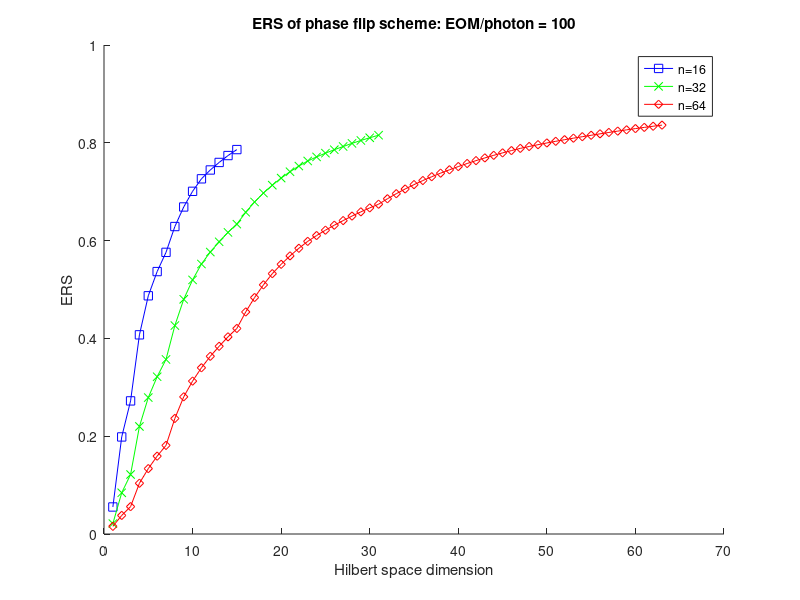
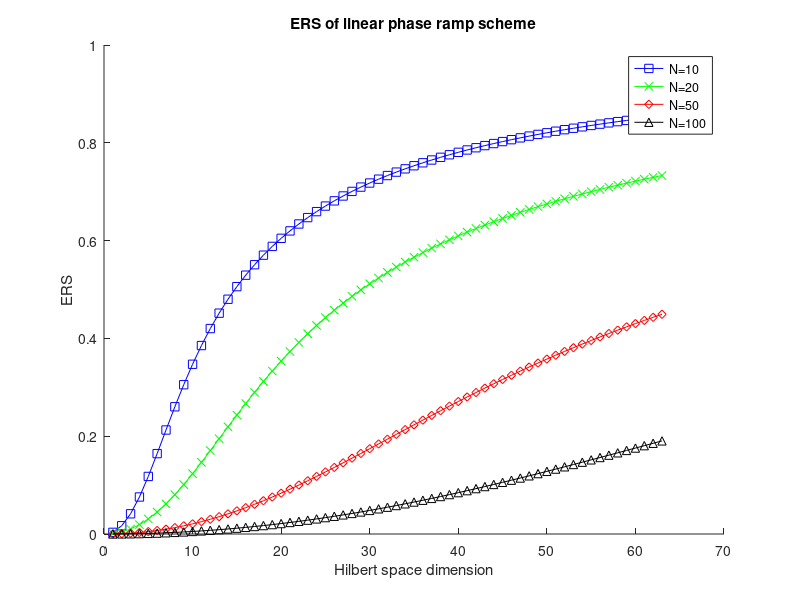
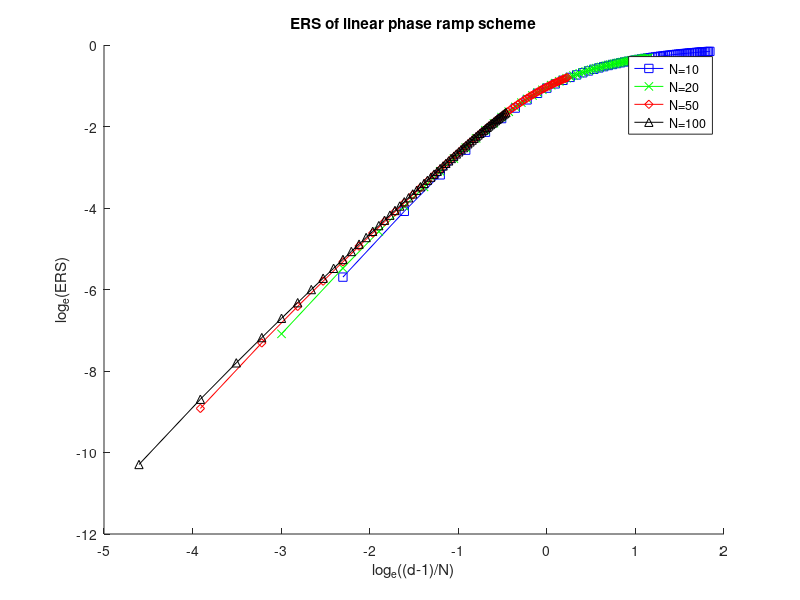
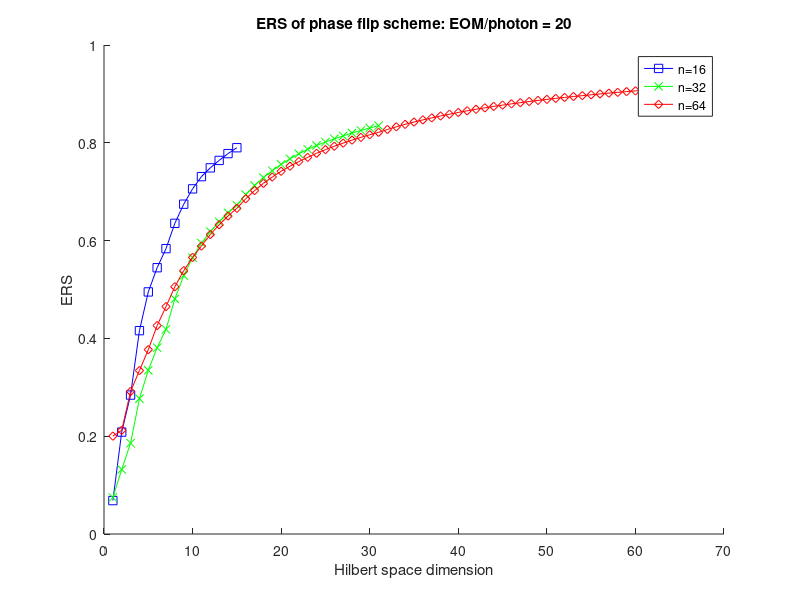

Recreate these plots in MATLAB, in order.
close all;
clear;
load('BER_20120925.mat');
figure(1);
hold on;
plot(err_pf_d16e1,'bs-');
plot(err_pf_d32e1,'gx-');
plot(err_pf_d64e1,'rd-');
hold off;
legend('n=16','n=32','n=64');
xlabel('Hilbert space dimension');ylabel('ERS');title('ERS of phase flip scheme: EOM/photon = 100')
figure(4);
hold on;
plot(err_pf_d16e5,'bs-');
plot(err_pf_d32e5,'gx-');
plot(err_pf_d64e5,'rd-');
hold off;
legend('n=16','n=32','n=64');
xlabel('Hilbert space dimension');ylabel('ERS');title('ERS of phase flip scheme: EOM/photon = 20')

figure(2);
pcol = ['bs-';'gx-';'rd-';'k^-'];
hold on;
for ind = 1:size(err_lp,1)
    plot(err_lp(ind,:),pcol(ind,:));
end
hold off;
legend('N=10','N=20','N=50','N=100');
title('ERS of linear phase ramp scheme');
xlabel('Hilbert space dimension');ylabel('ERS');
figure(3);
hdim = ones(4,1)*(1:63)./([10;20;50;100]*ones(1,63));
newerr=err_lp';
hold on;
for ind=1:4
    plot(log(hdim(ind,:)),log(newerr(:,ind)),pcol(ind,:));
end
hold off;
title('ERS of linear phase ramp scheme');
xlabel('log_e((d-1)/N)');
ylabel('log_e(ERS)');    
legend('N=10','N=20','N=50','N=100');    
